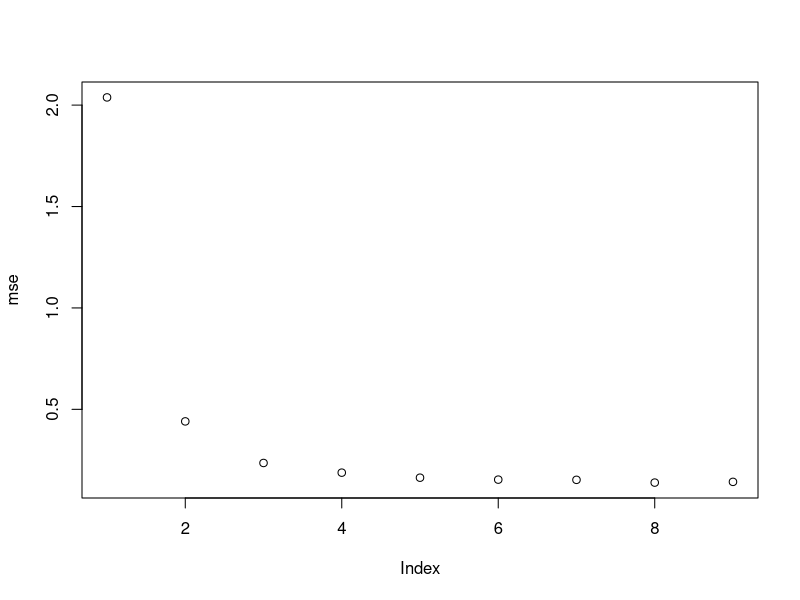

This chart was generated by the following R code:
## ---- chunk 1
knitr::opts_chunk$set(echo = TRUE)
## ---- chunk 2
m <- 10000
g <- function(x) {
  exp(-x - log(1+x^2)) * (x > 0) * (x < 1)
}
u <- runif(m) #f3, inverse transform method
x <- - log(1 - u * (1 - exp(-1)))
fg <- g(x) / (exp(-x) / (1 - exp(-1)))
theta.IS <- mean(fg)
se.IS <- sd(fg)
## ---- chunk 3
m <- 10000
cdf <- function(x) {
  (1 - exp(-x))/(1 - exp(-1))
}
n <- numeric(6) # saving the interval boundaries in samples, in other words, from which sample to which sample is sampled from certain strata
n[0] <- 0
theta.SI <- 0
var.SI <- 0
for (i in 1:5) {
  n[i+1] <- floor(m * cdf(0.2*i))
  u <- runif(n[i+1]-n[i]) # inverse transform
  x <- - log(exp(-(i-1)/5) - u * (exp(-(i-1)/5) - exp(-(i)/5)))
  fg <- g(x) / (exp(-x) / (exp(-(i-1)/5) - exp(-(i)/5)))
  theta.SI <- theta.SI + mean(fg)
  var.SI <- var.SI + sd(fg)^2
}
se.SI <- sqrt(var.SI)
print(round(rbind(theta.IS, theta.SI, se.IS, se.SI), 5))
## ---- chunk 4
m <- 2000
a <- numeric(6) # saving the boundaries of 5 subintervals
for (i in 1:6) {
  a[i] <- - log(1 - (1 - exp(-1)) * 0.2 * (i-1))
}
theta.SI2 <- 0
var.SI2 <- 0
for (i in 1:5) {
  u <- runif(m) # inverse transform
  x <- - log(exp(-a[i]) - u * (1 - exp(-1)) / 5)
  fg <- g(x) / (5 * exp(-x) / (1 - exp(-1)))
  theta.SI2 <- theta.SI2 + mean(fg)
  var.SI2 <- var.SI2 + sd(fg)^2
}
se.SI2 <- sqrt(var.SI2)
print(round(rbind(theta.IS, theta.SI, theta.SI2, se.IS, se.SI, se.SI2), 5))
## ---- chunk 5
n <- 20
m <- 1000
mse <- numeric(9)
for (k in 1:9) {
  tmean <- numeric(m)
  for (i in 1:m) {
    x <- sort(rcauchy(n))
    tmean[i] <- sum(x[(k+1):(n-k)]) / (n-2*k)
  }
  mse[k] <- mean(tmean^2)
}
print(cbind(k = 1:9, mse = round(mse, 4)))
plot(mse)
